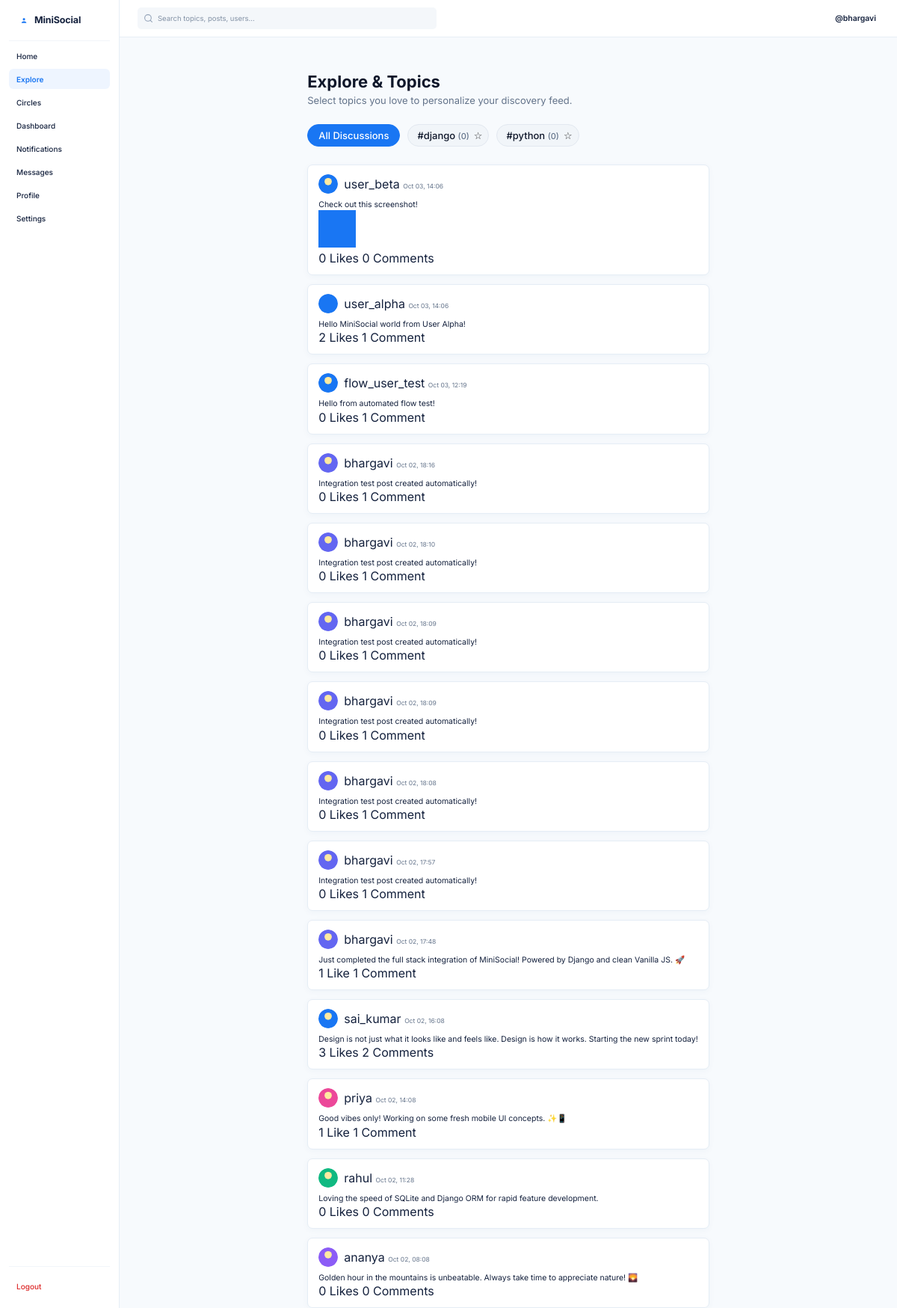
Screenshot of /explore/ (signed in) with the database file from the repository.
### backend/social/models.py (models this page shows, shortened)
class Topic(models.Model):
    name = models.CharField(max_length=100, unique=True)
    created_at = models.DateTimeField(auto_now_add=True)
    class Meta:
        ordering = ['name']

class Post(models.Model):
    VISIBILITY_CHOICES = [
        ('public', 'Public'),
        ('followers', 'Followers'),
        ('circle', 'Circle'),
        ('private', 'Private'),
    ]
    author = models.ForeignKey(User, on_delete=models.CASCADE, related_name='posts')
    content = models.TextField(blank=True, default='')
    image = models.ImageField(upload_to='posts/', blank=True, null=True)
    visibility = models.CharField(max_length=20, choices=VISIBILITY_CHOICES, default='public')
    circle = models.ForeignKey(Circle, on_delete=models.CASCADE, null=True, blank=True, related_name='posts')
    mood = models.CharField(max_length=50, blank=True, null=True)
    expires_at = models.DateTimeField(null=True, blank=True)
    version_count = models.PositiveIntegerField(default=1)
    created_at = models.DateTimeField(auto_now_add=True)
    updated_at = models.DateTimeField(auto_now=True)
    class Meta:
        ordering = ['-created_at']
    @property
    def like_count(self):
        return self.likes.count()
    @property
    def comment_count(self):
        return self.comments.count()

class Profile(models.Model):
    user = models.OneToOneField(User, on_delete=models.CASCADE, related_name='profile')
    profile_picture = models.ImageField(upload_to='profile_pictures/', blank=True, null=True)
    profile_image = models.ImageField(upload_to='profiles/', blank=True, null=True)
    avatar_color = models.CharField(max_length=20, default='#1976F3')
    bio = models.TextField(blank=True, default='')
    cover_image = models.ImageField(upload_to='covers/', blank=True, null=True)
    created_at = models.DateTimeField(auto_now_add=True)
    updated_at = models.DateTimeField(auto_now=True)
    @property
    def picture_url(self):
        if self.profile_picture:
            return self.profile_picture.url
        if self.profile_image:
            return self.profile_image.url
        return None

### backend/social/views.py (the view, shortened to what this page needs)
# urls.py: path('explore/', views.explore_view, name='explore'),
@login_required
def explore_view(request):
    user = request.user
    selected_topic = request.GET.get('topic', '').strip().lstrip('#')
    all_topics = Topic.objects.annotate(posts_count=Count('topic_posts')).order_by('-posts_count')[:30]
    user_interest_ids = set(user.interests.values_list('topic_id', flat=True))
    visible_posts = get_visible_posts_for_user(user).select_related(
        'author', 'author__profile', 'circle'
    ).prefetch_related(
        'likes', 'comments', 'post_topics__topic', 'poll__options__votes'
    )
    if selected_topic:
        posts = visible_posts.filter(post_topics__topic__name__iexact=selected_topic).order_by('-created_at')
    else:
        posts = visible_posts.order_by('-created_at')
    user_likes = {l.post_id: l.reason for l in user.likes.all()}
    post_list = []
    for p in posts[:30]:
        p.is_liked = p.id in user_likes
        p.user_reaction_reason = user_likes.get(p.id)
        if p.expires_at:
            p.expires_in_seconds = max(0, int((p.expires_at - timezone.now()).total_seconds()))
        else:
            p.expires_in_seconds = None
        p.reaction_breakdown = {}
        for r in ['Helpful', 'Funny', 'Inspiring', 'Interesting', 'Supportive']:
            cnt = p.likes.filter(reason=r).count()
            if cnt > 0:
                p.reaction_breakdown[r] = cnt
        post_list.append(p)
    return render(request, 'explore.html', {
        'topics': all_topics,
        'user_interest_ids': user_interest_ids,
        'selected_topic': selected_topic,
        'posts': post_list,
    })

### backend/social/context_processors.py (called while the page is built)
def unread_counts(request):
    if request.user.is_authenticated:
        unread_notifs = request.user.notifications.filter(is_read=False).count()
        unread_msgs = Message.objects.filter(
            conversation__participants__user=request.user,
            is_read=False
        ).exclude(sender=request.user).distinct().count()
        return {
            'unread_notifications_count': unread_notifs,
            'unread_messages_count': unread_msgs,
        }
    return {'unread_notifications_count': 0, 'unread_messages_count': 0}

### backend/social/views.py (called while the page is built)
def get_visible_posts_for_user(user, queryset=None, include_expired=False):
    if queryset is None:
        queryset = Post.objects.all()
    now = timezone.now()
    if not include_expired:
        queryset = queryset.filter(Q(expires_at__isnull=True) | Q(expires_at__gt=now))
    if not user or not user.is_authenticated:
        return queryset.filter(visibility='public')
    following_ids = list(Follow.objects.filter(follower=user).values_list('following_id', flat=True))
    circle_ids = list(CircleMember.objects.filter(user=user).values_list('circle_id', flat=True))
    condition = (
        Q(author=user) |
        Q(visibility='public') |
        (Q(visibility='followers') & Q(author_id__in=following_ids)) |
        (Q(visibility='circle') & Q(circle_id__in=circle_ids))
    )
    return queryset.filter(condition).distinct()

### frontend/templates/explore.html (shortened to what this page needs)
{% load static %}
<!DOCTYPE html>
<html lang="en">
<head>
  <link rel="stylesheet" href="{% static 'css/home.css' %}">
</head>
<body>
  <div class="dashboard-layout">
    <aside class="sidebar" id="dashboard-sidebar">
      <div class="sidebar-logo">
        <a href="{% url 'home' %}" style="display: flex; align-items: center; gap: 8px; text-decoration: none;">
          <span class="logo-icon-wrap">
            <svg class="brand-icon-svg" viewBox="0 0 24 24" fill="none"><path d="M16.5 13C17.6 13 18.5 12.1 18.5 11C18.5 9.9 17.6 9 16.5 9C15.4 9 14.5 9.9 14.5 11C14.5 12.1 15.4 13 16.5 13ZM16.5 14.5C15.17 14.5 12.5 15.17 12.5 16.5V17.5H20.5V16.5C20.5 15.17 17.83 14.5 16.5 14.5Z" fill="#1976F3"/></svg>
          </span>
          <span class="logo-title">MiniSocial</span>
        </a>
      </div>
      <nav class="sidebar-nav">
        <ul class="nav-list">
          <li class="nav-item"><a href="{% url 'home' %}" class="nav-link"><span class="nav-label">Home</span></a></li>
          <li class="nav-item"><a href="{% url 'explore' %}" class="nav-link active"><span class="nav-label">Explore</span></a></li>
          <li class="nav-item"><a href="{% url 'circles' %}" class="nav-link"><span class="nav-label">Circles</span></a></li>
          <li class="nav-item"><a href="{% url 'dashboard' %}" class="nav-link"><span class="nav-label">Dashboard</span></a></li>
          <li class="nav-item"><a href="{% url 'notifications' %}" class="nav-link"><span class="nav-label">Notifications</span></a></li>
          <li class="nav-item"><a href="{% url 'messages' %}" class="nav-link"><span class="nav-label">Messages</span></a></li>
          <li class="nav-item"><a href="{% url 'profile' %}" class="nav-link"><span class="nav-label">Profile</span></a></li>
          <li class="nav-item"><a href="{% url 'settings' %}" class="nav-link"><span class="nav-label">Settings</span></a></li>
        </ul>
      </nav>
      <div class="sidebar-bottom">
        <a href="{% url 'logout' %}" class="nav-link logout-link"><span class="nav-label">Logout</span></a>
      </div>
    </aside>
    <div class="main-wrapper">
      <header class="topbar">
        <form action="{% url 'search' %}" method="GET" class="search-box-wrap" style="display: flex; width: 100%; max-width: 400px;">
          <span class="search-icon" aria-hidden="true">
            <svg viewBox="0 0 24 24" fill="none" stroke="currentColor" stroke-width="2" stroke-linecap="round" stroke-linejoin="round">
              <circle cx="11" cy="11" r="8"/>
              <line x1="21" y1="21" x2="16.65" y2="16.65"/>
            </svg>
          </span>
          <input type="text" name="q" class="search-input" placeholder="Search topics, posts, users..." aria-label="Search">
        </form>
        <div class="topbar-user-area">
          <a href="{% url 'profile' %}" class="user-chip" style="text-decoration: none; color: inherit;">
            <span class="user-name">@{{ request.user.username }}</span>
          </a>
        </div>
      </header>
      <main class="feed-viewport">
        <div class="explore-container">
          <div style="margin-bottom: 24px;">
            <h1 style="font-size: 22px; font-weight: 700; color: #0F172A; margin: 0 0 4px 0;">Explore & Topics</h1>
            <p style="font-size: 13px; color: #64748B; margin: 0;">Select topics you love to personalize your discovery feed.</p>
          </div>
          <div class="topic-pill-box">
            <a href="{% url 'explore' %}" class="topic-btn {% if not selected_topic %}selected{% endif %}">
              All Discussions
            </a>
            {% for t in topics %}
            <div style="display: inline-flex; align-items: center; background: #F1F5F9; border-radius: 20px; padding: 2px 8px 2px 12px; border: 1px solid {% if selected_topic == t.name %}#1976F3{% else %}#E2E8F0{% endif %};">
              <a href="{% url 'explore' %}?topic={{ t.name }}" style="font-size: 13px; color: #0F172A; text-decoration: none; font-weight: 500;">
                #{{ t.name }} <span style="font-size: 11px; color: #64748B;">({{ t.posts_count }})</span>
              </a>
              <button
                type="button"
                class="interest-btn"
                title="Toggle Interest"
                onclick="toggleInterest('{{ t.name }}', this)"
                style="margin-left: 6px; font-size: 13px;"
              >
                {% if t.id in user_interest_ids %}⭐{% else %}☆{% endif %}
              </button>
            </div>
            {% empty %}
            <span style="font-size: 13px; color: #64748B;">No topics created yet. Tag posts with hashtags like #Django or #Python to generate topics!</span>
            {% endfor %}
          </div>
          <div class="posts-stream">
            {% for post in posts %}
            <article class="post-card" id="post-{{ post.id }}">
              <div class="post-header">
                <div class="post-author-box">
                  <a href="{% if post.author == request.user %}{% url 'profile' %}{% else %}{% url 'user_profile' post.author.username %}{% endif %}" class="post-avatar-link">
                    <div class="post-avatar">
                      {% if post.author.profile.picture_url %}
                      <img src="{{ post.author.profile.picture_url }}" alt="{{ post.author.username }}" class="avatar-img" style="width: 100%; height: 100%; object-fit: cover; border-radius: 50%;">
                      {% else %}
                      <svg class="avatar-svg" viewBox="0 0 32 32"><circle cx="16" cy="16" r="16" fill="{{ post.author.profile.avatar_color|default:'#1976F3' }}"/><circle cx="16" cy="12" r="6" fill="#FEEAA1"/></svg>
                      {% endif %}
                    </div>
                  </a>
                  <div class="post-meta">
                    <span class="author-name">{{ post.author.username }}</span>
                    <span class="post-time">{{ post.created_at|date:"M d, H:i" }}</span>
                  </div>
                </div>
              </div>
              <div class="post-content-body">
                <p class="post-text">{{ post.content }}</p>
                {% if post.image %}
                <div class="post-image-box">
                  <img src="{{ post.image.url }}" alt="Post image" class="post-img">
                </div>
                {% endif %}
              </div>
              <div class="post-metrics-bar">
                <span class="metric-item">{{ post.like_count }} Like{{ post.like_count|pluralize }}</span>
                <span class="metric-item">{{ post.comment_count }} Comment{{ post.comment_count|pluralize }}</span>
              </div>
            </article>
            {% empty %}
            <div class="empty-state-box" style="background:#fff; border:1px dashed #CBD5E1; border-radius:12px; padding:40px 20px; text-align:center; color:#64748B;">
              <h3>No Posts Found</h3>
              <p>Try exploring another topic or share a post with your favorite hashtag!</p>
            </div>
            {% endfor %}
          </div>
        </div>
      </main>
    </div>
  </div>
</body>
</html>

### frontend/static/css/home.css (style rules this page uses)
:root { --bg-dashboard: #F7FAFD; --white: #FFFFFF; --primary-blue: #1976F3; --light-blue-active: #EEF5FF; --dark-navy: #14213D; --text-gray: #64748B; --text-muted: #94A3B8; --border-light: #E2EAF2; --border-sidebar: #E7EEF6; --border-card: #E4ECF4; --notif-red: #EF4444; --sidebar-width: 160px; --topbar-height: 50px; --feed-width: 530px; --font-family: 'Inter', Arial, sans-serif; }
*, *::before, *::after { box-sizing: border-box; margin: 0; padding: 0; }
html, body { width: 100%; height: 100%; font-family: var(--font-family); background-color: var(--bg-dashboard); color: var(--dark-navy); overflow: hidden; -webkit-font-smoothing: antialiased; -moz-osx-font-smoothing: grayscale; }
.dashboard-layout { display: flex; width: 100vw; height: 100vh; overflow: hidden; background-color: var(--bg-dashboard); }
.sidebar { width: var(--sidebar-width); height: 100vh; background-color: var(--white); border-right: 1px solid var(--border-sidebar); display: flex; flex-direction: column; padding: 16px 12px; flex-shrink: 0; user-select: none; z-index: 10; }
.sidebar-logo { display: flex; align-items: center; gap: 7px; padding: 0 6px 18px; margin-bottom: 6px; border-bottom: 1px solid #F1F5F9; }
.logo-icon-wrap { width: 20px; height: 20px; display: flex; align-items: center; justify-content: center; }
.brand-icon-svg { width: 19px; height: 19px; }
.logo-title { font-size: 12.5px; font-weight: 700; color: var(--dark-navy); letter-spacing: -0.01em; }
.sidebar-nav { flex: 1; overflow-y: auto; }
.nav-list { list-style: none; display: flex; flex-direction: column; gap: 4px; }
.nav-item { width: 100%; }
.nav-link { display: flex; align-items: center; gap: 9px; padding: 7.5px 10px; border-radius: 6px; text-decoration: none; font-size: 10px; font-weight: 500; color: var(--dark-navy); transition: background-color 0.15s ease, color 0.15s ease; position: relative; }
.nav-label { flex: 1; }
.nav-link.active { background-color: var(--light-blue-active); color: var(--primary-blue); font-weight: 600; }
.sidebar-bottom { padding-top: 12px; border-top: 1px solid #F1F5F9; margin-top: auto; }
.logout-link { color: #DC2626; font-weight: 500; }
.main-wrapper { flex: 1; display: flex; flex-direction: column; height: 100vh; overflow: hidden; }
.topbar { height: var(--topbar-height); background-color: var(--white); border-bottom: 1px solid var(--border-sidebar); display: flex; align-items: center; justify-content: space-between; padding: 0 24px; flex-shrink: 0; z-index: 5; }
.search-box-wrap { position: relative; width: 175px; height: 29px; background-color: #F4F7FA; border-radius: 5px; display: flex; align-items: center; padding: 0 8px; }
.search-icon { width: 13px; height: 13px; color: var(--text-muted); display: flex; align-items: center; justify-content: center; margin-right: 6px; flex-shrink: 0; }
.search-icon svg { width: 13px; height: 13px; }
.search-input { width: 100%; height: 100%; border: none; outline: none; background: transparent; font-family: inherit; font-size: 9.5px; color: var(--dark-navy); }
.search-input::placeholder { color: #8291A5; }
.topbar-user-area { display: flex; align-items: center; gap: 14px; }
.user-chip { display: flex; align-items: center; gap: 6px; cursor: pointer; padding: 2px 4px; border-radius: 4px; }
.avatar-svg { width: 100%; height: 100%; display: block; }
.user-name { font-size: 10.5px; font-weight: 600; color: var(--dark-navy); }
.feed-viewport { flex: 1; overflow-y: auto; padding: 22px 16px 40px; display: flex; justify-content: center; }
.posts-stream { display: flex; flex-direction: column; gap: 12px; }
.post-card { background-color: var(--white); border: 1px solid #E5EDF5; border-radius: 7px; padding: 12px 14px; box-shadow: 0 2px 8px rgba(30, 70, 120, 0.04); position: relative; }
.post-header { display: flex; align-items: center; justify-content: space-between; margin-bottom: 7px; }
.post-author-box { display: flex; align-items: center; gap: 8px; }
.post-avatar { width: 26px; height: 26px; border-radius: 50%; overflow: hidden; flex-shrink: 0; }
.post-time { font-size: 8.5px; color: var(--text-gray); margin-top: 1px; }
.post-text { font-size: 10.5px; color: var(--dark-navy); line-height: 1.45; }

### rows the page displays
Topic: name "django", posts_count "0"
Topic: name "python", posts_count "0"
Post: author.username "user_beta", created_at "Oct 03, 14:06", content "Check out this screenshot!", image (picture), like_count "0", comment_count "0"
Post: author.profile.picture_url (picture), author.username "user_alpha", created_at "Oct 03, 14:06", content "Hello MiniSocial world from User Alpha!", like_count "2", comment_count "1"
Post: author.username "flow_user_test", created_at "Oct 03, 12:19", content "Hello from automated flow test!", like_count "0", comment_count "1"
Post: author.username "bhargavi", created_at "Oct 02, 18:16", content "Integration test post created automatically!", like_count "0", comment_count "1"
Post: author.username "bhargavi", created_at "Oct 02, 18:10", content "Integration test post created automatically!", like_count "0", comment_count "1"
Post: author.username "bhargavi", created_at "Oct 02, 18:09", content "Integration test post created automatically!", like_count "0", comment_count "1"
Post: author.username "bhargavi", created_at "Oct 02, 18:09", content "Integration test post created automatically!", like_count "0", comment_count "1"
Post: author.username "bhargavi", created_at "Oct 02, 18:08", content "Integration test post created automatically!", like_count "0", comment_count "1"
Post: author.username "bhargavi", created_at "Oct 02, 17:57", content "Integration test post created automatically!", like_count "0", comment_count "1"
Post: author.username "bhargavi", created_at "Oct 02, 17:48", content "Just completed the full stack integration of MiniSocial! Powered by Django and clean Vanilla JS. 🚀", like_count "1", comment_count "1"
Post: author.username "sai_kumar", created_at "Oct 02, 16:08", content "Design is not just what it looks like and feels like. Design is how it works. Starting the new sprint today!", like_count "3", comment_count "2"
Post: author.username "priya", created_at "Oct 02, 14:08", content "Good vibes only! Working on some fresh mobile UI concepts. ✨📱", like_count "1", comment_count "1"
Post: author.username "rahul", created_at "Oct 02, 11:28", content "Loving the speed of SQLite and Django ORM for rapid feature development.", like_count "0", comment_count "0"
Post: author.username "ananya", created_at "Oct 02, 08:08", content "Golden hour in the mountains is unbeatable. Always take time to appreciate nature! 🌄", like_count "0", comment_count "0"

### other values shown
{{ request.user.username }} "bhargavi"
